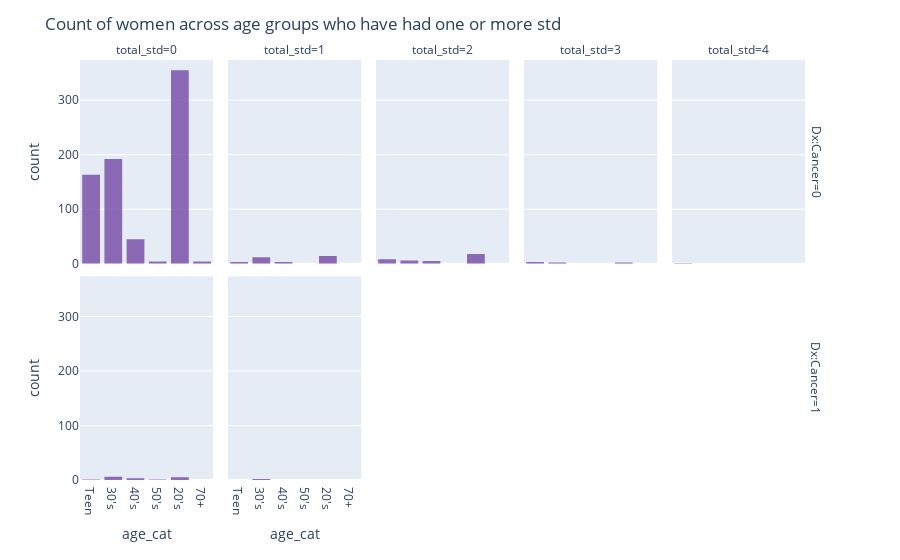

Notebook cell for this chart:
### Code cell
fig = px.histogram(risk_factor_df.query("total_std>=0").sort_values(by=["total_std", "Dx:Cancer"], ascending=True),
                   x="age_cat",
                   facet_col="total_std",
                   facet_row="Dx:Cancer",
                   color_discrete_sequence=["rebeccapurple"],
                   opacity=0.7)
fig.update_layout(title="Count of women across age groups who have had one or more std")

fig.show()

### Figure 1 — Plotly figure (JSON) as saved in the notebook; plotly's stock layout.template omitted (floating-point values rounded to 4 significant figures; data arrays with more than 128 entries replaced by an {"elided": "..."} marker saying what was removed)
{"data": [{"alignmentgroup": "True", "bingroup": "x", "hovertemplate": "Dx:Cancer=0<br>total_std=0<br>age_cat=%{x}<br>count=%{y}<extra></extra>", "legendgroup": "", "marker": {"color": "rebeccapurple", "opacity": 0.7, "pattern": {"shape": ""}}, "name": "", "offsetgroup": "", "orientation": "v", "showlegend": false, "type": "histogram", "x": {"elided": "763 str values"}, "xaxis": "x6", "yaxis": "y6"}, {"alignmentgroup": "True", "bingroup": "x", "hovertemplate": "Dx:Cancer=0<br>total_std=1<br>age_cat=%{x}<br>count=%{y}<extra></extra>", "legendgroup": "", "marker": {"color": "rebeccapurple", "opacity": 0.7, "pattern": {"shape": ""}}, "name": "", "offsetgroup": "", "orientation": "v", "showlegend": false, "type": "histogram", "x": ["40's", "30's", "30's", "30's", "30's", "30's", "30's", "20's", "30's", "20's", "20's", "20's", "20's", "30's", "20's", "20's", "20's", "20's", "20's", "20's", "Teen", "Teen", "Teen", "30's", "30's", "20's", "40's", "30's", "20's", "20's", "30's", "40's"], "xaxis": "x7", "yaxis": "y7"}, {"alignmentgroup": "True", "bingroup": "x", "hovertemplate": "Dx:Cancer=0<br>total_std=2<br>age_cat=%{x}<br>count=%{y}<extra></extra>", "legendgroup": "", "marker": {"color": "rebeccapurple", "opacity": 0.7, "pattern": {"shape": ""}}, "name": "", "offsetgroup": "", "orientation": "v", "showlegend": false, "type": "histogram", "x": ["40's", "40's", "30's", "30's", "30's", "30's", "20's", "30's", "20's", "20's", "20's", "20's", "20's", "20's", "20's", "Teen", "40's", "Teen", "20's", "Teen", "Teen", "20's", "Teen", "20's", "30's", "Teen", "20's", "40's", "20's", "20's", "40's", "20's", "20's", "Teen", "20's", "Teen", "20's"], "xaxis": "x8", "yaxis": "y8"}, {"alignmentgroup": "True", "bingroup": "x", "hovertemplate": "Dx:Cancer=0<br>total_std=3<br>age_cat=%{x}<br>count=%{y}<extra></extra>", "legendgroup": "", "marker": {"color": "rebeccapurple", "opacity": 0.7, "pattern": {"shape": ""}}, "name": "", "offsetgroup": "", "orientation": "v", "showlegend": false, "type": "histogram", "x": ["20's", "30's", "30's", "Teen", "Teen", "Teen", "20's"], "xaxis": "x9", "yaxis": "y9"}, {"alignmentgroup": "True", "bingroup": "x", "hovertemplate": "Dx:Cancer=0<br>total_std=4<br>age_cat=%{x}<br>count=%{y}<extra></extra>", "legendgroup": "", "marker": {"color": "rebeccapurple", "opacity": 0.7, "pattern": {"shape": ""}}, "name": "", "offsetgroup": "", "orientation": "v", "showlegend": false, "type": "histogram", "x": ["Teen"], "xaxis": "x10", "yaxis": "y10"}, {"alignmentgroup": "True", "bingroup": "x", "hovertemplate": "Dx:Cancer=1<br>total_std=0<br>age_cat=%{x}<br>count=%{y}<extra></extra>", "legendgroup": "", "marker": {"color": "rebeccapurple", "opacity": 0.7, "pattern": {"shape": ""}}, "name": "", "offsetgroup": "", "orientation": "v", "showlegend": false, "type": "histogram", "x": ["50's", "40's", "40's", "30's", "20's", "20's", "30's", "Teen", "20's", "30's", "30's", "20's", "40's", "20's", "30's", "30's"], "xaxis": "x", "yaxis": "y"}, {"alignmentgroup": "True", "bingroup": "x", "hovertemplate": "Dx:Cancer=1<br>total_std=1<br>age_cat=%{x}<br>count=%{y}<extra></extra>", "legendgroup": "", "marker": {"color": "rebeccapurple", "opacity": 0.7, "pattern": {"shape": ""}}, "name": "", "offsetgroup": "", "orientation": "v", "showlegend": false, "type": "histogram", "x": ["30's", "30's"], "xaxis": "x2", "yaxis": "y2"}], "layout": {"annotations": [{"font": {}, "showarrow": false, "text": "total_std=0", "x": 0.09, "xanchor": "center", "xref": "paper", "y": 1, "yanchor": "bottom", "yref": "paper"}, {"font": {}, "showarrow": false, "text": "total_std=1", "x": 0.29, "xanchor": "center", "xref": "paper", "y": 1, "yanchor": "bottom", "yref": "paper"}, {"font": {}, "showarrow": false, "text": "total_std=2", "x": 0.49, "xanchor": "center", "xref": "paper", "y": 1, "yanchor": "bottom", "yref": "paper"}, {"font": {}, "showarrow": false, "text": "total_std=3", "x": 0.69, "xanchor": "center", "xref": "paper", "y": 1, "yanchor": "bottom", "yref": "paper"}, {"font": {}, "showarrow": false, "text": "total_std=4", "x": 0.89, "xanchor": "center", "xref": "paper", "y": 1, "yanchor": "bottom", "yref": "paper"}, {"font": {}, "showarrow": false, "text": "Dx:Cancer=1", "textangle": 90, "x": 0.98, "xanchor": "left", "xref": "paper", "y": 0.2425, "yanchor": "middle", "yref": "paper"}, {"font": {}, "showarrow": false, "text": "Dx:Cancer=0", "textangle": 90, "x": 0.98, "xanchor": "left", "xref": "paper", "y": 0.7575, "yanchor": "middle", "yref": "paper"}], "barmode": "relative", "legend": {"tracegroupgap": 0}, "margin": {"t": 60}, "title": {"text": "Count of women across age groups who have had one or more std"}, "xaxis": {"anchor": "y", "domain": [0, 0.18], "title": {"text": "age_cat"}}, "xaxis10": {"anchor": "y10", "domain": [0.8, 0.98], "matches": "x", "showticklabels": false}, "xaxis2": {"anchor": "y2", "domain": [0.2, 0.38], "matches": "x", "title": {"text": "age_cat"}}, "xaxis3": {"anchor": "y3", "domain": [0.4, 0.58], "matches": "x", "title": {"text": "age_cat"}}, "xaxis4": {"anchor": "y4", "domain": [0.6, 0.78], "matches": "x", "title": {"text": "age_cat"}}, "xaxis5": {"anchor": "y5", "domain": [0.8, 0.98], "matches": "x", "title": {"text": "age_cat"}}, "xaxis6": {"anchor": "y6", "domain": [0, 0.18], "matches": "x", "showticklabels": false}, "xaxis7": {"anchor": "y7", "domain": [0.2, 0.38], "matches": "x", "showticklabels": false}, "xaxis8": {"anchor": "y8", "domain": [0.4, 0.58], "matches": "x", "showticklabels": false}, "xaxis9": {"anchor": "y9", "domain": [0.6, 0.78], "matches": "x", "showticklabels": false}, "yaxis": {"anchor": "x", "domain": [0, 0.485], "title": {"text": "count"}}, "yaxis10": {"anchor": "x10", "domain": [0.515, 1], "matches": "y", "showticklabels": false}, "yaxis2": {"anchor": "x2", "domain": [0, 0.485], "matches": "y", "showticklabels": false}, "yaxis3": {"anchor": "x3", "domain": [0, 0.485], "matches": "y", "showticklabels": false}, "yaxis4": {"anchor": "x4", "domain": [0, 0.485], "matches": "y", "showticklabels": false}, "yaxis5": {"anchor": "x5", "domain": [0, 0.485], "matches": "y", "showticklabels": false}, "yaxis6": {"anchor": "x6", "domain": [0.515, 1], "matches": "y", "title": {"text": "count"}}, "yaxis7": {"anchor": "x7", "domain": [0.515, 1], "matches": "y", "showticklabels": false}, "yaxis8": {"anchor": "x8", "domain": [0.515, 1], "matches": "y", "showticklabels": false}, "yaxis9": {"anchor": "x9", "domain": [0.515, 1], "matches": "y", "showticklabels": false}}}
